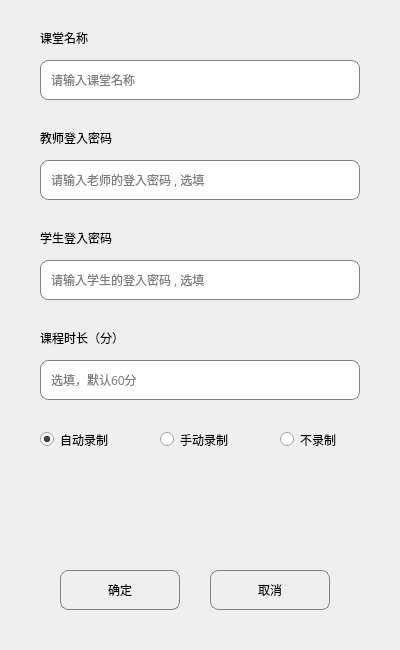
<?xml version="1.0" encoding="UTF-8"?>
<ui version="4.0">
 <class>CourseCreateDialog</class>
 <widget class="QDialog" name="CourseCreateDialog">
  <property name="geometry">
   <rect>
    <x>0</x>
    <y>0</y>
    <width>400</width>
    <height>650</height>
   </rect>
  </property>
  <property name="windowTitle">
   <string>创建课堂</string>
  </property>
  <property name="windowIcon">
   <iconset resource="images.qrc">
    <normaloff>:/images/img_icon.png</normaloff>:/images/img_icon.png</iconset>
  </property>
  <widget class="QLabel" name="label">
   <property name="geometry">
    <rect>
     <x>40</x>
     <y>30</y>
     <width>72</width>
     <height>15</height>
    </rect>
   </property>
   <property name="font">
    <font>
     <family>微软雅黑</family>
    </font>
   </property>
   <property name="text">
    <string>课堂名称</string>
   </property>
  </widget>
  <widget class="QLabel" name="label_2">
   <property name="geometry">
    <rect>
     <x>40</x>
     <y>130</y>
     <width>101</width>
     <height>16</height>
    </rect>
   </property>
   <property name="font">
    <font>
     <family>微软雅黑</family>
    </font>
   </property>
   <property name="text">
    <string>教师登入密码</string>
   </property>
  </widget>
  <widget class="QLabel" name="label_3">
   <property name="geometry">
    <rect>
     <x>40</x>
     <y>230</y>
     <width>101</width>
     <height>16</height>
    </rect>
   </property>
   <property name="font">
    <font>
     <family>微软雅黑</family>
    </font>
   </property>
   <property name="text">
    <string>学生登入密码</string>
   </property>
  </widget>
  <widget class="QRadioButton" name="radio_record_auto">
   <property name="geometry">
    <rect>
     <x>40</x>
     <y>430</y>
     <width>91</width>
     <height>19</height>
    </rect>
   </property>
   <property name="font">
    <font>
     <family>微软雅黑</family>
    </font>
   </property>
   <property name="text">
    <string>自动录制</string>
   </property>
   <property name="checked">
    <bool>true</bool>
   </property>
  </widget>
  <widget class="QRadioButton" name="radio_record_manual">
   <property name="geometry">
    <rect>
     <x>160</x>
     <y>430</y>
     <width>91</width>
     <height>19</height>
    </rect>
   </property>
   <property name="font">
    <font>
     <family>微软雅黑</family>
    </font>
   </property>
   <property name="text">
    <string>手动录制</string>
   </property>
  </widget>
  <widget class="QRadioButton" name="radio_record_no">
   <property name="geometry">
    <rect>
     <x>280</x>
     <y>430</y>
     <width>91</width>
     <height>19</height>
    </rect>
   </property>
   <property name="font">
    <font>
     <family>微软雅黑</family>
    </font>
   </property>
   <property name="text">
    <string>不录制</string>
   </property>
  </widget>
  <widget class="QLineEdit" name="edit_courseName">
   <property name="geometry">
    <rect>
     <x>40</x>
     <y>60</y>
     <width>320</width>
     <height>40</height>
    </rect>
   </property>
   <property name="font">
    <font>
     <family>微软雅黑</family>
    </font>
   </property>
   <property name="styleSheet">
    <string notr="true">border: 1px solid gray;/*设置边框的粗细，以及颜色*/
border-radius: 8px;/*设置圆角的大小*/
padding: 0 8px;/*如果没有内容光标在开始往后移动0.8像素点*/
selection-background-color: darkgray;</string>
   </property>
   <property name="placeholderText">
    <string>请输入课堂名称</string>
   </property>
  </widget>
  <widget class="QLineEdit" name="edit_teacherPwd">
   <property name="geometry">
    <rect>
     <x>40</x>
     <y>160</y>
     <width>320</width>
     <height>40</height>
    </rect>
   </property>
   <property name="font">
    <font>
     <family>微软雅黑</family>
    </font>
   </property>
   <property name="styleSheet">
    <string notr="true">border: 1px solid gray;/*设置边框的粗细，以及颜色*/
border-radius: 8px;/*设置圆角的大小*/
padding: 0 8px;/*如果没有内容光标在开始往后移动0.8像素点*/
selection-background-color: darkgray;</string>
   </property>
   <property name="placeholderText">
    <string>请输入老师的登入密码 , 选填</string>
   </property>
  </widget>
  <widget class="QLineEdit" name="edit_studentPwd">
   <property name="geometry">
    <rect>
     <x>40</x>
     <y>260</y>
     <width>320</width>
     <height>40</height>
    </rect>
   </property>
   <property name="font">
    <font>
     <family>微软雅黑</family>
    </font>
   </property>
   <property name="styleSheet">
    <string notr="true">border: 1px solid gray;/*设置边框的粗细，以及颜色*/
border-radius: 8px;/*设置圆角的大小*/
padding: 0 8px;/*如果没有内容光标在开始往后移动0.8像素点*/
selection-background-color: darkgray;</string>
   </property>
   <property name="placeholderText">
    <string>请输入学生的登入密码 , 选填</string>
   </property>
  </widget>
  <widget class="QPushButton" name="btn_ok">
   <property name="geometry">
    <rect>
     <x>60</x>
     <y>570</y>
     <width>120</width>
     <height>40</height>
    </rect>
   </property>
   <property name="styleSheet">
    <string notr="true">border: 1px solid gray;/*设置边框的粗细，以及颜色*/
border-radius: 8px;/*设置圆角的大小*/
padding: 0 8px;/*如果没有内容光标在开始往后移动0.8像素点*/
selection-background-color: darkgray;</string>
   </property>
   <property name="text">
    <string>确定</string>
   </property>
  </widget>
  <widget class="QPushButton" name="btn_cancel">
   <property name="geometry">
    <rect>
     <x>210</x>
     <y>570</y>
     <width>120</width>
     <height>40</height>
    </rect>
   </property>
   <property name="styleSheet">
    <string notr="true">border: 1px solid gray;/*设置边框的粗细，以及颜色*/
border-radius: 8px;/*设置圆角的大小*/
padding: 0 8px;/*如果没有内容光标在开始往后移动0.8像素点*/
selection-background-color: darkgray;</string>
   </property>
   <property name="text">
    <string>取消</string>
   </property>
  </widget>
  <widget class="QLabel" name="label_4">
   <property name="geometry">
    <rect>
     <x>40</x>
     <y>330</y>
     <width>121</width>
     <height>16</height>
    </rect>
   </property>
   <property name="font">
    <font>
     <family>微软雅黑</family>
    </font>
   </property>
   <property name="text">
    <string>课程时长（分）</string>
   </property>
  </widget>
  <widget class="QLineEdit" name="edit_minutes">
   <property name="geometry">
    <rect>
     <x>40</x>
     <y>360</y>
     <width>320</width>
     <height>40</height>
    </rect>
   </property>
   <property name="font">
    <font>
     <family>微软雅黑</family>
    </font>
   </property>
   <property name="styleSheet">
    <string notr="true">border: 1px solid gray;/*设置边框的粗细，以及颜色*/
border-radius: 8px;/*设置圆角的大小*/
padding: 0 8px;/*如果没有内容光标在开始往后移动0.8像素点*/
selection-background-color: darkgray;</string>
   </property>
   <property name="maxLength">
    <number>3</number>
   </property>
   <property name="placeholderText">
    <string>选填，默认60分</string>
   </property>
  </widget>
 </widget>
 <resources>
  <include location="images.qrc"/>
 </resources>
 <connections/>
</ui>
